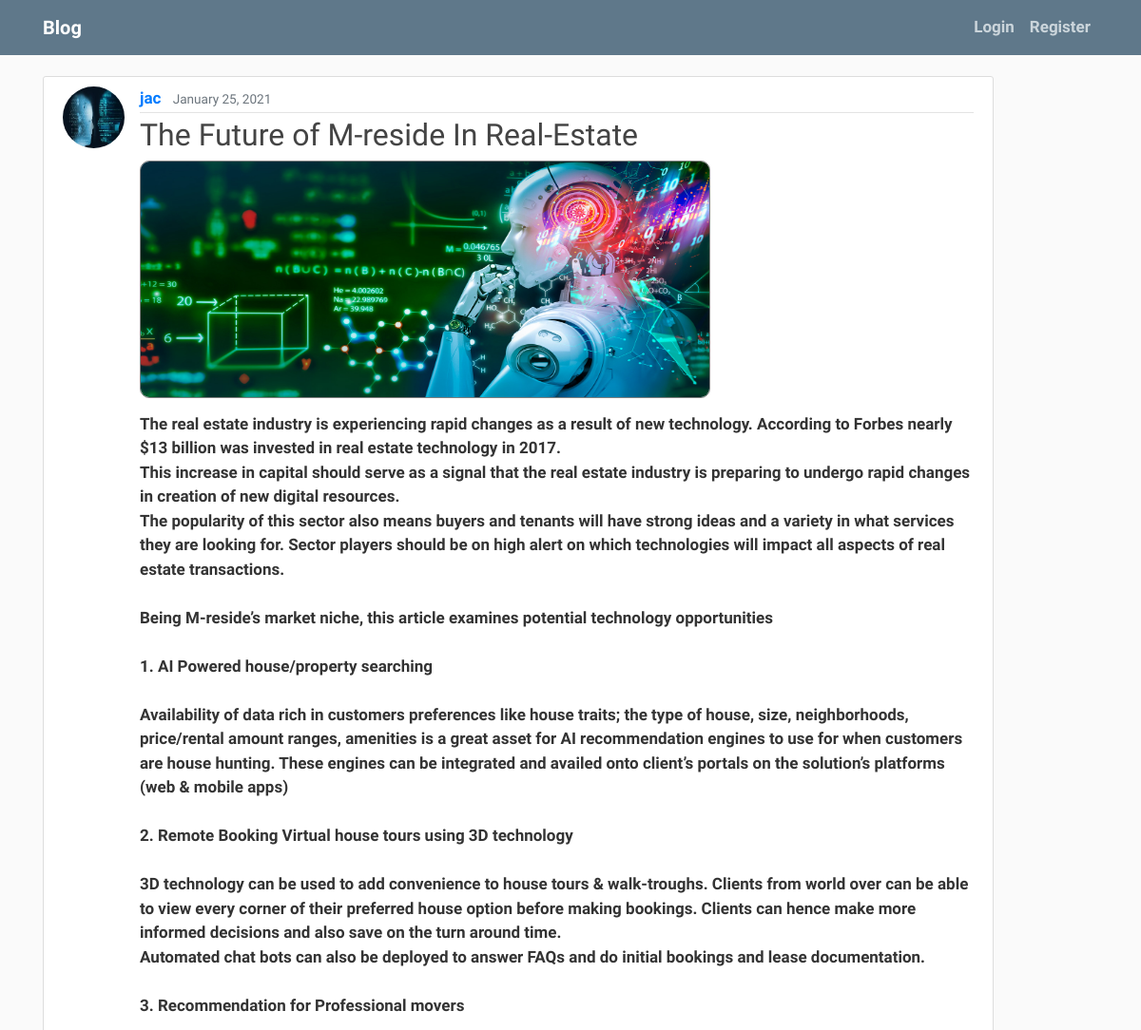
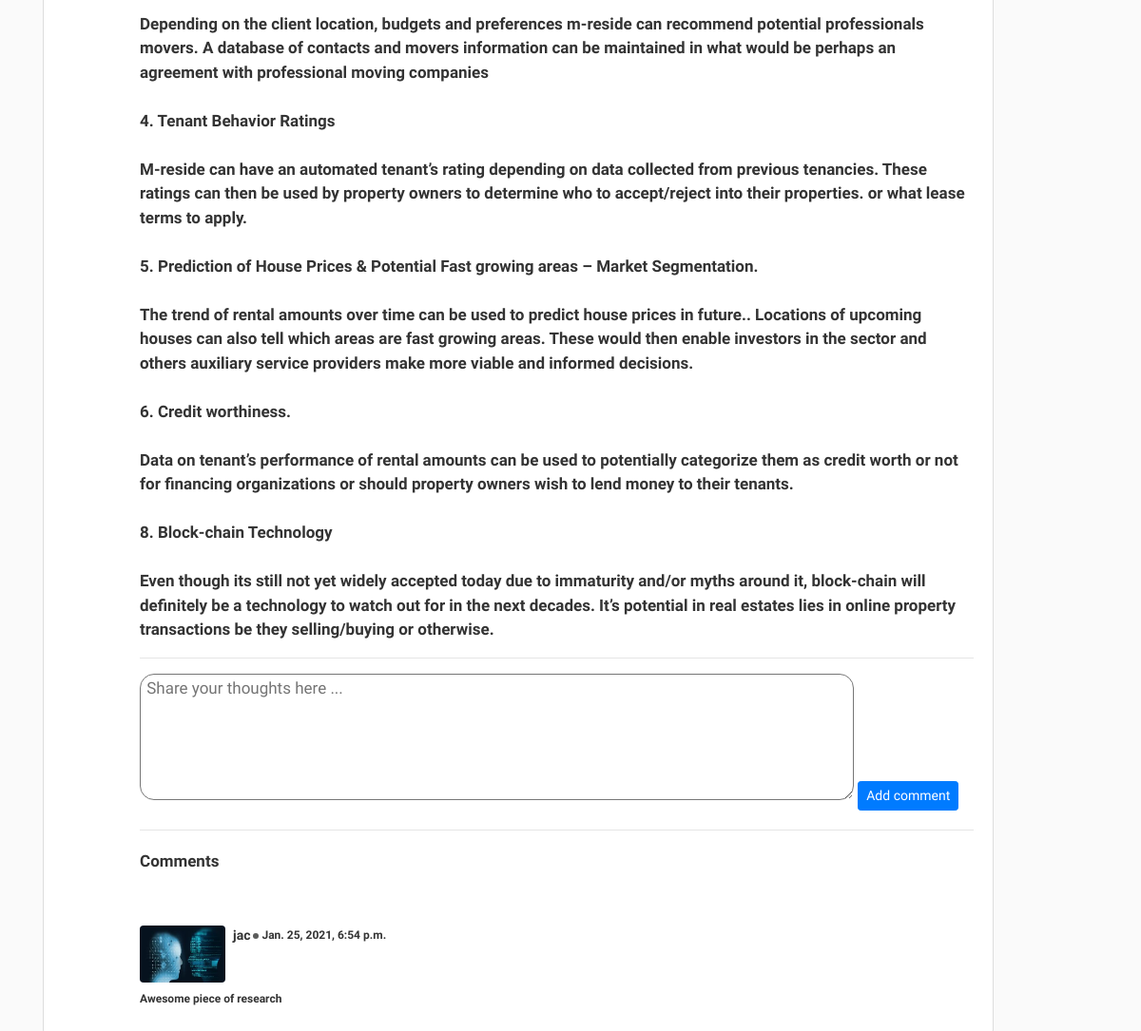
The app's page /post/2/ with its own data (2 pictures, top to bottom).
### blog/models.py (models this page shows, shortened)
class Post(models.Model):
    title = models.CharField(max_length=100)
    content = models.TextField()
    photo = models.ImageField(blank=True, null=True)
    date_posted = models.DateTimeField(default=timezone.now)
    author = models.ForeignKey(User, on_delete=models.CASCADE)

class PostComment(models.Model):
	post = models.ForeignKey(Post, on_delete=models.CASCADE, related_name ='comments')
	user = models.ForeignKey(User, on_delete=models.CASCADE)
	content = models.TextField(max_length=1000, blank=True, null=True)
	created_at = models.DateTimeField(default=timezone.now)

### users/models.py (models this page shows, shortened)
class Profile(models.Model):
    user = models.OneToOneField(User, on_delete=models.CASCADE)
    image = models.ImageField(default='', upload_to='profile_pics', blank=True, null=True)

### blog/views.py (the view)
# urls.py: path('post/<int:post_id>/', PostDetailView, name='post-detail'),
def PostDetailView(request, post_id, *args, **kwargs):
    post = Post.objects.get(pk=post_id)
    if request.method == 'POST':
        comment = PostComment(post=post, user=request.user, content=request.POST.get('content'))
        comment.save()
        return redirect(reverse('post-detail', kwargs={'post_id': post_id}))
    else:
        comments = PostComment.objects.filter(post=post).order_by('-created_at')
        context = {
            'post': post,
            'comments': comments,
        }
        return render(request, 'blog/post_detail.html', context=context)

### blog/templates/blog/post_detail.html (shortened to what this page needs)
{% extends "blog/base.html" %}
{% block content %}
  <article class="media content-section" style="width: 1000px;">
    <img class="rounded-circle article-img" src="{{ post.author.profile.image.url }}">
    <div class="media-body">
      <div class="article-metadata">
        <a class="mr-2" href="{% url 'user-posts' post.author.username %}">{{ post.author }}</a>
        <small class="text-muted">{{ post.date_posted|date:"F d, Y" }}</small>
      </div>
      <h2 class="article-title">{{ post.title }}</h2>
      <div style="">
        <img class=" article-img" src="{{ post.photo.url }}" style="width:600px; height:250px; border: solid 1px gray; border-radius: 10px;">
      </div>
      <div style="padding-top: 15px;">
        <p class="article-content">{{ post.content }}</p>
        <hr>
        <form method="post" id="comment_form" action="{% url 'post-detail' post.id %}">
           <textarea name="content" form="comment_form" cols="73" rows="5" placeholder=" Share your thoughts here ...  " style="border-radius: 15px;"></textarea>
          <input type="submit" name="" value="Add comment" class="btn btn-primary btn-sm mt-1 mb-1">
        </form>
        <hr>
        <div style="margin-top: 20px;">
          <p>Comments</p>
        </div>
        {% if comments %}
            {% for comment in comments %}
                <div class="review mt-4" style="padding-top: 30px;">
                    <div class="d-flex flex-row comment-user"><img class="rounded" src="{{ comment.user.profile.image.url }}" width="90" height="60">
                        <div class="ml-2">
                            <div class="d-flex flex-row align-items-center"><span class="name font-weight-bold">{{comment.user}}</span><span class="dot"></span><span class="date">{{ comment.created_at }}</span></div>
                        </div>
                    </div>
                    <div class="mt-2">
                        <p class="comment-text">{{ comment.content }}</p>
                    </div>
                </div>
          {% endfor %}
        {% endif %}
     </div>
    </div>
  </article>
{% endblock content %}

### blog/templates/blog/base.html (shortened to what this page needs)
{% load static %}
<!DOCTYPE html>
<html>
<head>
    <link rel="stylesheet" href="https://maxcdn.bootstrapcdn.com/bootstrap/4.0.0/css/bootstrap.min.css">
    <link rel="stylesheet" type="text/css" href="{% static 'blog/main.css' %}">
</head>
<body style="font-family: 'Inconsolata', monospace; font-size: 17px; font-weight: bold;">
    <header class="site-header">
      <nav class="navbar navbar-expand-md navbar-dark bg-steel fixed-top">
        <div class="container">
          <a class="navbar-brand mr-4" href="{% url 'blog-home' %}">Blog</a>
            <div class="navbar-nav">
              {% if user.is_authenticated %}
                <a class="nav-item nav-link" href="{% url 'post-create' %}">New Post</a>
                <a class="nav-item nav-link" href="{% url 'profile' %}">Profile</a>
                <a class="nav-item nav-link" href="{% url 'logout' %}">Logout</a>
              {% else %}
                <a class="nav-item nav-link" href="{% url 'login' %}">Login</a>
                <a class="nav-item nav-link" href="{% url 'register' %}">Register</a>
              {% endif %}
            </div>
          </div>
      </nav>
    </header>
    <main role="main" class="container">
      <div class="row">
        <div class="col-md-8">
          {% block content %}{% endblock %}
        </div>
        </div>
    </main>
</body>
</html>

### blog/static/blog/main.css (style rules this page uses)
body { background: #fafafa; color: #333333; margin-top: 5rem; }
h1, h2, h3, h4, h5, h6 { color: #444444; }
.bg-steel { background-color: #5f788a; }
.site-header .navbar-nav .nav-link { color: #cbd5db; }
.content-section { background: #ffffff; padding: 10px 20px; border: 1px solid #dddddd; border-radius: 3px; margin-bottom: 20px; }
.article-title { color: #444444; }
.article-content { white-space: pre-line; }
.article-img { height: 65px; width: 65px; margin-right: 16px; }
.article-metadata { padding-bottom: 1px; margin-bottom: 4px; border-bottom: 1px solid #e3e3e3 }

### blog/templates/blog/post_detail.html (style rules this page uses)
.dot { height: 6px; width: 6px; margin-left: 3px; margin-right: 3px; margin-top: 2px; background-color: rgb(91, 92, 91); border-radius: 50%; display: inline-block }
.name { font-size: 14px }
.date { font-size: 12px }
.comment-text { font-size: 12px }

### records on screen
Post: author.profile.image (placeholder picture), author "jac", date_posted "January 25, 2021", title "The Future of M-reside In Real-Estate", photo (picture), content "The real estate industry is experiencing rapid changes as a result of new technology. According to Forbes nearly $13 billion was invested in real estate technology in 2017. This increase in capital should serve as a signal that the real estate industry is preparing to undergo rapid changes in creation of new digital resources. The popularity of this sector also means buyers and tenants will have strong ideas and a variety in what services they are looking for. Sector players should be on high alert on which technologies will impact all aspects of real estate transactions. Being M-reside’s market niche, this article examines potential technology opportunities 1. AI Powered house/property…"
PostComment: user.profile.image (placeholder picture), user "jac", created_at "Jan. 25, 2021, 6:54 p.m.", content "Awesome piece of research"
